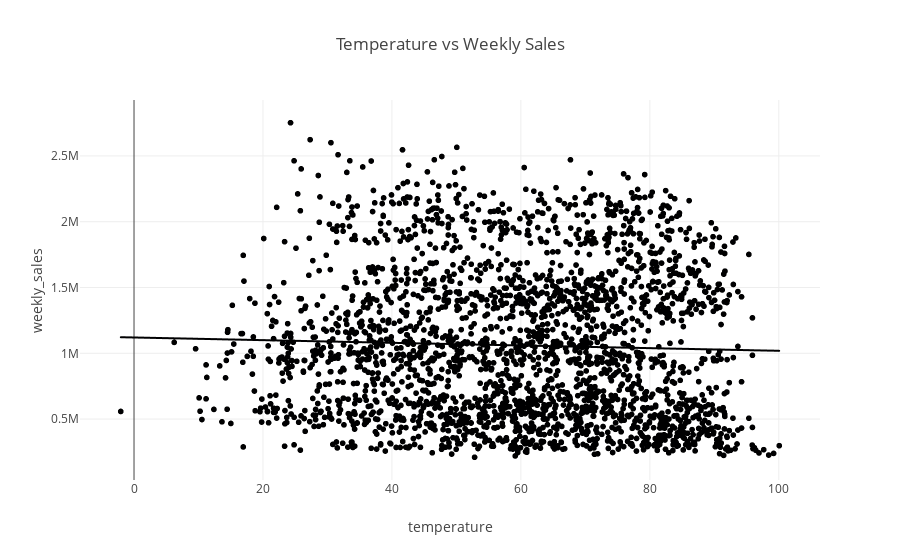

The code cell stored with this chart in its notebook:
### Code cell
fig = px.scatter(df, x='temperature', y='weekly_sales',
                 title='Temperature vs Weekly Sales', trendline='ols')
fig.show()

### Figure 1 — Plotly figure (JSON) as saved in the notebook; plotly's stock layout.template omitted (floating-point values rounded to 4 significant figures; data arrays with more than 128 entries replaced by an {"elided": "..."} marker saying what was removed)
{"data": [{"hovertemplate": "temperature=%{x}<br>weekly_sales=%{y}<extra></extra>", "legendgroup": "", "marker": {"color": "#000001", "symbol": "circle"}, "mode": "markers", "name": "", "showlegend": false, "type": "scattergl", "x": {"elided": "2565 float values"}, "xaxis": "x", "y": {"elided": "2565 float values"}, "yaxis": "y"}, {"hovertemplate": "<b>OLS trendline</b><br>weekly_sales = -1011.92 * temperature + 1.12017e+06<br>R<sup>2</sup>=0.001199<br><br>temperature=%{x}<br>weekly_sales=%{y} <b>(trend)</b><extra></extra>", "legendgroup": "", "marker": {"color": "#000001", "symbol": "circle"}, "mode": "lines", "name": "", "showlegend": false, "type": "scattergl", "x": {"elided": "2565 float values"}, "xaxis": "x", "y": {"elided": "2565 float values"}, "yaxis": "y"}], "layout": {"legend": {"tracegroupgap": 0}, "title": {"text": "Temperature vs Weekly Sales"}, "xaxis": {"anchor": "y", "domain": [0, 1], "title": {"text": "temperature"}}, "yaxis": {"anchor": "x", "domain": [0, 1], "title": {"text": "weekly_sales"}}}}
